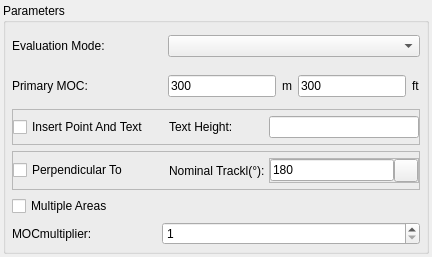
     <widget class="QWidget" name="tab_SecondaryMoc">
      <property name="sizePolicy">
       <sizepolicy hsizetype="Preferred" vsizetype="Preferred">
        <horstretch>0</horstretch>
        <verstretch>0</verstretch>
       </sizepolicy>
      </property>
      <attribute name="title">
       <string>Secondary MOC Calculation</string>
      </attribute>
      <layout class="QHBoxLayout" name="hSecondaryMOC">
       <property name="spacing">
        <number>3</number>
       </property>
       <property name="margin">
        <number>3</number>
       </property>
       <item>
        <widget class="QGroupBox" name="grbParametersSecondaryMoc">
         <property name="sizePolicy">
          <sizepolicy hsizetype="Preferred" vsizetype="Preferred">
           <horstretch>0</horstretch>
           <verstretch>0</verstretch>
          </sizepolicy>
         </property>
         <property name="title">
          <string>Parameters</string>
         </property>
         <layout class="QVBoxLayout" name="vlParametersSecondaryMoc">
          <property name="margin">
           <number>6</number>
          </property>
          <item>
           <widget class="QFrame" name="frameEvaluationMode">
            <property name="sizePolicy">
             <sizepolicy hsizetype="Preferred" vsizetype="Fixed">
              <horstretch>0</horstretch>
              <verstretch>0</verstretch>
             </sizepolicy>
            </property>
            <property name="frameShape">
             <enum>QFrame::NoFrame</enum>
            </property>
            <property name="frameShadow">
             <enum>QFrame::Raised</enum>
            </property>
            <layout class="QHBoxLayout" name="horizontalLayout_EvaluationMode">
             <property name="spacing">
              <number>6</number>
             </property>
             <property name="leftMargin">
              <number>0</number>
             </property>
             <property name="topMargin">
              <number>6</number>
             </property>
             <property name="rightMargin">
              <number>0</number>
             </property>
             <property name="bottomMargin">
              <number>6</number>
             </property>
             <item>
              <widget class="QLabel" name="label_67">
               <property name="minimumSize">
                <size>
                 <width>150</width>
                 <height>0</height>
                </size>
               </property>
               <property name="maximumSize">
                <size>
                 <width>150</width>
                 <height>16777215</height>
                </size>
               </property>
               <property name="font">
                <font>
                 <weight>50</weight>
                 <bold>false</bold>
                </font>
               </property>
               <property name="text">
                <string>Evaluation Mode:</string>
               </property>
              </widget>
             </item>
             <item>
              <widget class="QComboBox" name="cmbEvaluationMode">
               <property name="sizePolicy">
                <sizepolicy hsizetype="Expanding" vsizetype="Fixed">
                 <horstretch>0</horstretch>
                 <verstretch>0</verstretch>
                </sizepolicy>
               </property>
               <property name="minimumSize">
                <size>
                 <width>79</width>
                 <height>0</height>
                </size>
               </property>
               <property name="font">
                <font>
                 <weight>50</weight>
                 <bold>false</bold>
                </font>
               </property>
              </widget>
             </item>
            </layout>
           </widget>
          </item>
          <item>
           <widget class="QFrame" name="framePrimaryMOC">
            <property name="sizePolicy">
             <sizepolicy hsizetype="Preferred" vsizetype="Fixed">
              <horstretch>0</horstretch>
              <verstretch>0</verstretch>
             </sizepolicy>
            </property>
            <property name="frameShape">
             <enum>QFrame::NoFrame</enum>
            </property>
            <property name="frameShadow">
             <enum>QFrame::Raised</enum>
            </property>
            <layout class="QHBoxLayout" name="horizontalLayout_71">
             <property name="spacing">
              <number>6</number>
             </property>
             <property name="leftMargin">
              <number>0</number>
             </property>
             <property name="topMargin">
              <number>6</number>
             </property>
             <property name="rightMargin">
              <number>0</number>
             </property>
             <property name="bottomMargin">
              <number>6</number>
             </property>
             <item>
              <widget class="QLabel" name="label_79">
               <property name="minimumSize">
                <size>
                 <width>150</width>
                 <height>0</height>
                </size>
               </property>
               <property name="maximumSize">
                <size>
                 <width>150</width>
                 <height>16777215</height>
                </size>
               </property>
               <property name="font">
                <font>
                 <weight>50</weight>
                 <bold>false</bold>
                </font>
               </property>
               <property name="text">
                <string>Primary MOC:</string>
               </property>
              </widget>
             </item>
             <item>
              <widget class="QLineEdit" name="txtPrimaryMOC">
               <property name="font">
                <font>
                 <weight>50</weight>
                 <bold>false</bold>
                </font>
               </property>
               <property name="text">
                <string>300</string>
               </property>
              </widget>
             </item>
             <item>
              <widget class="QLabel" name="label_3">
               <property name="font">
                <font>
                 <weight>50</weight>
                 <bold>false</bold>
                </font>
               </property>
               <property name="text">
                <string>m</string>
               </property>
              </widget>
             </item>
             <item>
              <widget class="QLineEdit" name="txtPrimaryMOCFt">
               <property name="font">
                <font>
                 <weight>50</weight>
                 <bold>false</bold>
                </font>
               </property>
               <property name="text">
                <string>300</string>
               </property>
              </widget>
             </item>
             <item>
              <widget class="QLabel" name="label_4">
               <property name="font">
                <font>
                 <weight>50</weight>
                 <bold>false</bold>
                </font>
               </property>
               <property name="text">
                <string>ft</string>
               </property>
              </widget>
             </item>
            </layout>
           </widget>
          </item>
          <item>
           <widget class="QFrame" name="frameInsertPointAndText">
            <property name="sizePolicy">
             <sizepolicy hsizetype="Preferred" vsizetype="Fixed">
              <horstretch>0</horstretch>
              <verstretch>0</verstretch>
             </sizepolicy>
            </property>
            <property name="frameShape">
             <enum>QFrame::StyledPanel</enum>
            </property>
            <property name="frameShadow">
             <enum>QFrame::Raised</enum>
            </property>
            <layout class="QHBoxLayout" name="horizontalLayout_InsertPointAndText">
             <property name="leftMargin">
              <number>0</number>
             </property>
             <property name="topMargin">
              <number>6</number>
             </property>
             <property name="rightMargin">
              <number>0</number>
             </property>
             <property name="bottomMargin">
              <number>6</number>
             </property>
             <item>
              <widget class="QCheckBox" name="chbInsertPointAndText">
               <property name="minimumSize">
                <size>
                 <width>150</width>
                 <height>0</height>
                </size>
               </property>
               <property name="maximumSize">
                <size>
                 <width>150</width>
                 <height>16777215</height>
                </size>
               </property>
               <property name="font">
                <font>
                 <weight>50</weight>
                 <bold>false</bold>
                </font>
               </property>
               <property name="text">
                <string>Insert Point And Text</string>
               </property>
              </widget>
             </item>
             <item>
              <widget class="QFrame" name="frameTextHeight">
               <property name="frameShape">
                <enum>QFrame::NoFrame</enum>
               </property>
               <property name="frameShadow">
                <enum>QFrame::Raised</enum>
               </property>
               <layout class="QHBoxLayout" name="horizontalLayout_TextHeight">
                <property name="spacing">
                 <number>0</number>
                </property>
                <property name="margin">
                 <number>0</number>
                </property>
                <item>
                 <widget class="QLabel" name="label_74">
                  <property name="sizePolicy">
                   <sizepolicy hsizetype="Fixed" vsizetype="Fixed">
                    <horstretch>0</horstretch>
                    <verstretch>0</verstretch>
                   </sizepolicy>
                  </property>
                  <property name="minimumSize">
                   <size>
                    <width>100</width>
                    <height>0</height>
                   </size>
                  </property>
                  <property name="maximumSize">
                   <size>
                    <width>100</width>
                    <height>16777215</height>
                   </size>
                  </property>
                  <property name="font">
                   <font>
                    <weight>50</weight>
                    <bold>false</bold>
                   </font>
                  </property>
                  <property name="text">
                   <string>Text Height:</string>
                  </property>
                 </widget>
                </item>
                <item>
                 <widget class="QLineEdit" name="txtTextHeight">
                  <property name="font">
                   <font>
                    <weight>50</weight>
                    <bold>false</bold>
                   </font>
                  </property>
                  <property name="text">
                   <string/>
                  </property>
                 </widget>
                </item>
               </layout>
              </widget>
             </item>
            </layout>
           </widget>
          </item>
          <item>
           <widget class="QFrame" name="framePerpendicularToSMC">
            <property name="sizePolicy">
             <sizepolicy hsizetype="Preferred" vsizetype="Fixed">
              <horstretch>0</horstretch>
              <verstretch>0</verstretch>
             </sizepolicy>
            </property>
            <property name="frameShape">
             <enum>QFrame::StyledPanel</enum>
            </property>
            <property name="frameShadow">
             <enum>QFrame::Raised</enum>
            </property>
            <layout class="QHBoxLayout" name="horizontalLayout_PerpendicularToSMC">
             <property name="leftMargin">
              <number>0</number>
             </property>
             <property name="topMargin">
              <number>6</number>
             </property>
             <property name="rightMargin">
              <number>0</number>
             </property>
             <property name="bottomMargin">
              <number>6</number>
             </property>
             <item>
              <widget class="QCheckBox" name="chbPerpendicularToSMC">
               <property name="minimumSize">
                <size>
                 <width>150</width>
                 <height>0</height>
                </size>
               </property>
               <property name="maximumSize">
                <size>
                 <width>150</width>
                 <height>16777215</height>
                </size>
               </property>
               <property name="font">
                <font>
                 <weight>50</weight>
                 <bold>false</bold>
                </font>
               </property>
               <property name="text">
                <string>Perpendicular To</string>
               </property>
              </widget>
             </item>
             <item>
              <widget class="QFrame" name="frameNominalTrackSMC">
               <property name="frameShape">
                <enum>QFrame::NoFrame</enum>
               </property>
               <property name="frameShadow">
                <enum>QFrame::Raised</enum>
               </property>
               <layout class="QHBoxLayout" name="horizontalLayout_NominalTrackSMC">
                <property name="spacing">
                 <number>0</number>
                </property>
                <property name="margin">
                 <number>0</number>
                </property>
                <item>
                 <widget class="QLabel" name="label_NominalTrack">
                  <property name="minimumSize">
                   <size>
                    <width>100</width>
                    <height>0</height>
                   </size>
                  </property>
                  <property name="maximumSize">
                   <size>
                    <width>100</width>
                    <height>16777215</height>
                   </size>
                  </property>
                  <property name="font">
                   <font>
                    <weight>50</weight>
                    <bold>false</bold>
                   </font>
                  </property>
                  <property name="text">
                   <string>Nominal Trackl(°):</string>
                  </property>
                 </widget>
                </item>
                <item>
                 <widget class="QFrame" name="frameINominalTrackBtnSMC">
                  <property name="frameShape">
                   <enum>QFrame::StyledPanel</enum>
                  </property>
                  <property name="frameShadow">
                   <enum>QFrame::Raised</enum>
                  </property>
                  <layout class="QHBoxLayout" name="horizontalLayout_NominalTrackBtnSMC">
                   <property name="spacing">
                    <number>0</number>
                   </property>
                   <property name="margin">
                    <number>0</number>
                   </property>
                   <item>
                    <widget class="QLineEdit" name="txtNominalTrackSMC">
                     <property name="enabled">
                      <bool>true</bool>
                     </property>
                     <property name="sizePolicy">
                      <sizepolicy hsizetype="Expanding" vsizetype="Fixed">
                       <horstretch>0</horstretch>
                       <verstretch>0</verstretch>
                      </sizepolicy>
                     </property>
                     <property name="font">
                      <font>
                       <weight>50</weight>
                       <bold>false</bold>
                      </font>
                     </property>
                     <property name="text">
                      <string>180</string>
                     </property>
                    </widget>
                   </item>
                   <item>
                    <widget class="QToolButton" name="btnCaptureNominalTrackSMC">
                     <property name="text">
                      <string/>
                     </property>
                     <property name="icon">
                      <iconset>
                       <normaloff>:/gnss_item/coordinate_capture.png</normaloff>:/gnss_item/coordinate_capture.png</iconset>
                     </property>
                    </widget>
                   </item>
                  </layout>
                 </widget>
                </item>
               </layout>
              </widget>
             </item>
            </layout>
           </widget>
          </item>
          <item>
           <widget class="QCheckBox" name="chbMultipleAreasSMC">
            <property name="minimumSize">
             <size>
              <width>150</width>
              <height>0</height>
             </size>
            </property>
            <property name="maximumSize">
             <size>
              <width>150</width>
              <height>16777215</height>
             </size>
            </property>
            <property name="font">
             <font>
              <weight>50</weight>
              <bold>false</bold>
             </font>
            </property>
            <property name="text">
             <string>Multiple Areas</string>
            </property>
           </widget>
          </item>
          <item>
           <widget class="QFrame" name="frameMOCmultipiler">
            <property name="sizePolicy">
             <sizepolicy hsizetype="Preferred" vsizetype="Fixed">
              <horstretch>0</horstretch>
              <verstretch>0</verstretch>
             </sizepolicy>
            </property>
            <property name="frameShape">
             <enum>QFrame::NoFrame</enum>
            </property>
            <property name="frameShadow">
             <enum>QFrame::Raised</enum>
            </property>
            <layout class="QHBoxLayout" name="hLayoutMOCmultipiler">
             <property name="spacing">
              <number>0</number>
             </property>
             <property name="margin">
              <number>0</number>
             </property>
             <item>
              <widget class="QLabel" name="label_88">
               <property name="minimumSize">
                <size>
                 <width>150</width>
                 <height>0</height>
                </size>
               </property>
               <property name="maximumSize">
                <size>
                 <width>150</width>
                 <height>16777215</height>
                </size>
               </property>
               <property name="font">
                <font>
                 <weight>50</weight>
                 <bold>false</bold>
                </font>
               </property>
               <property name="text">
                <string>MOCmultiplier:</string>
               </property>
              </widget>
             </item>
             <item>
              <widget class="QSpinBox" name="mocSpinBoxSMC">
               <property name="sizePolicy">
                <sizepolicy hsizetype="Expanding" vsizetype="Fixed">
                 <horstretch>0</horstretch>
                 <verstretch>0</verstretch>
                </sizepolicy>
               </property>
               <property name="minimumSize">
                <size>
                 <width>72</width>
                 <height>0</height>
                </size>
               </property>
               <property name="minimum">
                <number>1</number>
               </property>
              </widget>
             </item>
            </layout>
           </widget>
          </item>
         </layout>
        </widget>
       </item>
      </layout>
     </widget>
